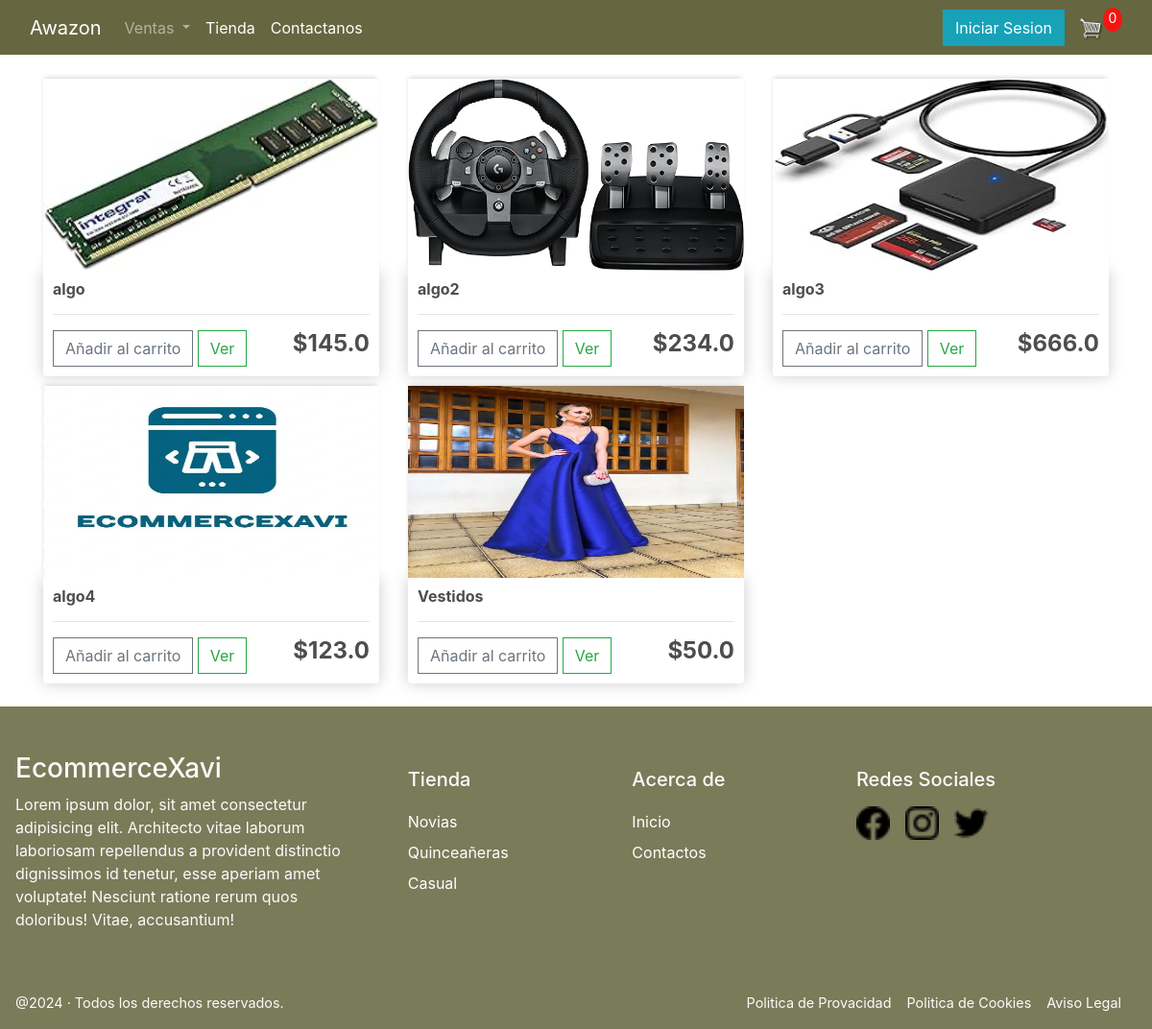
The page / on the database its author committed.
### store/models.py (models this page shows, shortened)
class Product(models.Model):
    name = models.CharField(max_length=200)
    price = models.FloatField()
    digital = models.BooleanField(default=False, null=True, blank=True)
    image = models.ImageField(null=True, blank=True)
    category = models.ForeignKey(Category, on_delete=models.SET_NULL, null=True, blank=True)
    @property
    def imageURL(self):
        try:
            url = self.image.url
        except:
            url = ''
        return url

### store/views.py (the view)
# urls.py: path('',include('store.urls')),
def store(request):
	data = cartData(request)
	cartItems = data['cartItems']
	order = data['order']
	items = data['items']
	products = Product.objects.all()
	context = {'products':products, 'cartItems':cartItems}
	return render(request, 'store/store.html', context)

### store/utils.py (called while the page is built, shortened)
def cookieCart(request):
	try:
		cart = json.loads(request.COOKIES['cart'])
	except:
		cart = {}
		print('CART:', cart)
	items = []
	order = {'get_cart_total':0, 'get_cart_items':0, 'shipping':False}
	cartItems = order['get_cart_items']
	return {'cartItems':cartItems ,'order':order, 'items':items}

def cartData(request):
	if request.user.is_authenticated:
		customer = request.user.customer
		order, created = Order.objects.get_or_create(customer=customer, complete=False)
		items = order.orderitem_set.all()
		cartItems = order.get_cart_items
	else:
		cookieData = cookieCart(request)
		cartItems = cookieData['cartItems']
		order = cookieData['order']
		items = cookieData['items']
	return {'cartItems':cartItems ,'order':order, 'items':items}

### store/templates/store/store.html
{% extends 'store/main.html' %}
{% load static %}
{% block content %}
	<div class="row">
		{% for product in products %}
		<div class="col-lg-4">
			<img class="thumbnail" src="{{product.imageURL}}">
			<div class="box-element product">
				<h6><strong>{{product.name}}</strong></h6>
				<hr>
				<button data-product="{{product.id}}" data-action="add" class="btn btn-outline-secondary add-btn update-cart">Añadir al carrito</button>
				<a class="btn btn-outline-success" href="{% url 'ver_producto' product.id %}">Ver</a>
				<h4 style="display: inline-block; float: right"><strong>${{product.price}}</strong></h4>
			</div>
		</div>
		{% endfor %}
	</div>
{% endblock content %}

### store/templates/store/main.html (shortened to what this page needs)
<!DOCTYPE html>
{% load static %}
<html lang="en">
<head>
  <link rel="stylesheet" href="https://stackpath.bootstrapcdn.com/bootstrap/4.4.1/css/bootstrap.min.css"
>
  <link rel="stylesheet" type="text/css" href="{% static 'css/main.css' %}">
</head>
<body>
  <nav class="navbar navbar-expand-lg fixed-top navbar-dark" aria-label="Main navigation">
    <div class="container-fluid">
      <a class="navbar-brand" href="{% url 'store' %}">Awazon</a>
      <div class="collapse navbar-collapse" id="navbarSupportedContent">
        <ul class="navbar-nav mr-auto">
          <li class="nav-item dropdown">
            <a class="nav-link dropdown-toggle" href="#" id="navbarDropdown" role="button" data-toggle="dropdown"
              aria-haspopup="true" aria-expanded="false">
              Ventas
            </a>
          </li>
          <li class="nav-item active">
            <a class="nav-link" href="{% url 'store' %}">Tienda<span class="sr-only">(current)</span></a>
          </li>
          <li class="nav-item active">
            <a href="{% url 'contact' %}" class="nav-link">Contactanos</a>
          </li>
        </ul>
        <div class="form-inline my-2 my-lg-0">
          {% if user.is_authenticated %}
          <a class="nav-link active text-white" aria-current="page" href="{% url 'logout' %}">Cerrar Sesion</a>
          <a class="nav-link active text-white" href="#">
            <img src="{% static 'images/user.png' %}" alt="user">
            @{{user.username}}
          </a>
          {% else %}
          <a href="{% url 'login' %}" class="btn btn-info">Iniciar Sesion</a>
          {% endif %}
          <a href="{% url 'cart' %}">
            <img id="cart-icon" src="{% static 'images/cart.png' %}">
          </a>
          <p id="cart-total">{{cartItems}}</p>
        </div>
      </div>
    </div>
  </nav>
  <br>
  <div class="container mt-5">
    {% block content %}
    {% endblock content %}
  </div>
  <br>
  <footer class="footer">
    <div class="wrap-footer">
      <div class="text-element-footer element-footer">
        <h3 class="main-c">EcommerceXavi</h3>
        <p>Lorem ipsum dolor, sit amet consectetur adipisicing elit. Architecto vitae laborum laboriosam repellendus a
          provident distinctio dignissimos id tenetur, esse aperiam amet voluptate! Nesciunt ratione rerum quos
          doloribus! Vitae, accusantium!</p>
      </div>
      <div class="text-element-footer element-footer link-elements-footer">
        <h5 class="foh5">Tienda</h5>
        <ul>
          <li><a href="">Novias</a></li>
          <li><a href="">Quinceañeras</a></li>
          <li><a href="">Casual</a></li>
        </ul>
      </div>
      <div class="text-element-footer element-footer link-elements-footer">
        <h5 class="foh5">Acerca de</h5>
        <ul>
          <li><a href="{% url 'store' %}">Inicio</a></li>
          <li><a href="{% url 'contact' %}">Contactos</a></li>
        </ul>
      </div>
      <div class="rrss-element-footer element-footer">
        <h5 class="foh5">Redes Sociales</h5>
        <ul>
          <li>
            <a href="https://www.facebook.com/">
              <img src="{% static 'images/rs/facebook.png' %}" alt="">
            </a>
          </li>
          <li>
            <a href="https://www.instagram.com/">
              <img src="{% static 'images/rs/instagram.png' %}" alt="">
            </a>
          </li>
          <li>
            <a href="https://www.twitter.com/">
              <img src="{% static 'images/rs/twitter.png' %}" alt="">
            </a>
          </li>
        </ul>
      </div>
    </div>
    <div class="footer-creds">
      <div class="copy-creds">
        <p>@2024 · Todos los derechos reservados. </p>
      </div>
      <div class="legal-creds">
        <ul>
          <li><a href="#">Politica de Provacidad</a></li>
          <li><a href="#">Politica de Cookies</a></li>
          <li><a href="#">Aviso Legal</a></li>
        </ul>
      </div>
    </div>
  </footer>
</body>
</html>

### static/css/main.css (style rules this page uses)
* { padding: 0; box-sizing: border-box; }
body { margin: 0; background-color: hsl(0, 0%, 100%); display: grid; min-height: 100vh; grid-template-rows: auto 1fr auto; }
.navbar { background-color: #666740; }
h1, h2, h3, h4, h5, h6 { color: hsl(0, 0%, 30%); }
.box-element { box-shadow: hsl(0, 0%, 80%) 0 0 16px; background-color: #fff; border-radius: 4px; padding: 10px; }
.thumbnail { width: 100%; height: 200px; -webkit-box-shadow: -1px -3px 5px -2px rgba(214, 214, 214, 1); -moz-box-shadow: -1px -3px 5px -2px rgba(214, 214, 214, 1); box-shadow: -1px -3px 5px -2px rgba(214, 214, 214, 1); }
.product { border-radius: 0 0 4px 4px; }
#cart-icon { width: 25px; display: inline-block; margin-left: 15px; }
#cart-total { display: block; text-align: center; color: #fff; background-color: rgb(250, 18, 18); width: 20px; height: 25px; border-radius: 50%; font-size: 14px; }
.col-lg-4, .col-lg-6, .col-lg-8, .col-lg-12 { margin-top: 10px; }
.btn { border-radius: 0; }
footer { background-color: #666740dd; color: #fbfbfb; }
footer ul { padding: 0; }
footer li { list-style: none; }
.main-c, .foh5 { color: #fbfbfb; }
.wrap-footer { display: grid; grid-template-columns: 30% 15% 15% 20%; column-gap: 5%; padding: 1rem; margin: 2rem auto; max-width: 1200px; }
.element-footer h5 { margin: 1rem 0; }
.text-element-footer li { line-height: 2; }
.link-elements-footer li a { color: #ffffff; }
.rrss-element-footer ul { display: flex; flex-flow: wrap; }
.rrss-element-footer img { width: 35px; }
.rrss-element-footer li { margin-right: 1rem; }
.footer-creds { display: flex; justify-content: space-between; padding: 0 1rem; color: #fbfbfb; font-size: .9rem; max-width: 1200px; margin: 0 auto; }
.legal-creds ul { display: flex; flex-flow: row; }
.legal-creds ul li { padding-right: 1rem; }
.legal-creds ul a { color: #fbfbfb; font-size: .9rem; }

### rows shown on the page
Product: imageURL (picture), name "algo", price "145.0"
Product: imageURL (picture), name "algo2", price "234.0"
Product: imageURL (picture), name "algo3", price "666.0"
Product: imageURL (picture), name "algo4", price "123.0"
Product: imageURL (picture), name "Vestidos", price "50.0"

### other values the page prints
{{ cartItems }} "0"
